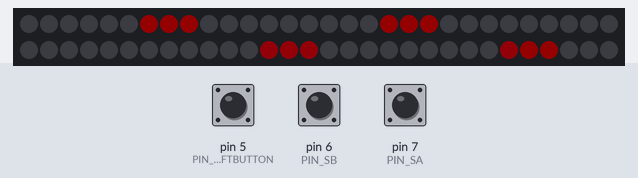
A sketch run on a simulated Arduino Nano, built with avr-gcc and run on an emulated ATmega328P. Parts: 60 RGB LEDs in strip order, left to right, continuing on the next row. The test bench sets the inputs (shaded band); at power-on: pin 6 (PIN_SB) HIGH, pin 7 (PIN_SA) HIGH, pin 5 (PIN_SHAFTBUTTON) HIGH. Dim RGB values are drawn brighter than linear.

Above: at 1.2 s.
1.3 s: pin 6 (PIN_SB) pulled LOW for 0.15 s
At 1.54 s:
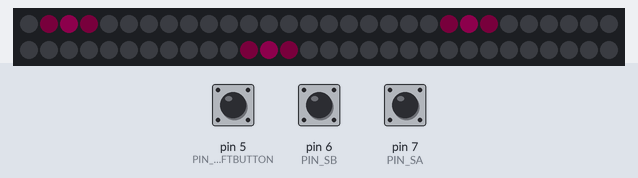
2.0 s: pin 7 (PIN_SA) pulled LOW for 0.15 s
At 2.52 s:
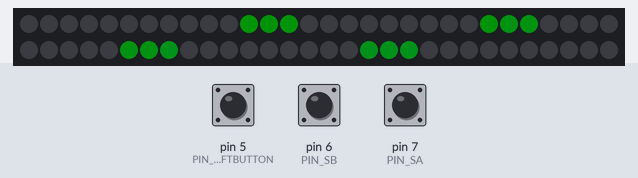
2.7 s: pin 5 (PIN_SHAFTBUTTON) pulled LOW for 0.15 s
At 3.16 s:
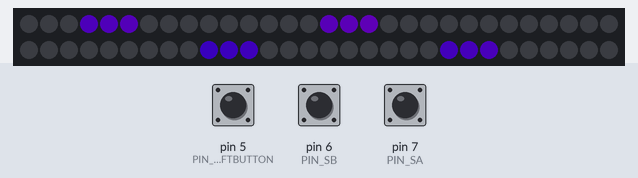
3.4 s: pin 7 (PIN_SA) pulled LOW for 1 s
At 3.8 s:
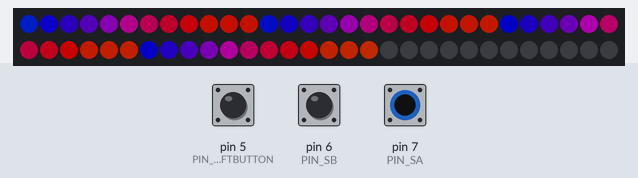
5.0 s: pin 6 (PIN_SB) pulled LOW for 0.15 s
At 5.59 s:
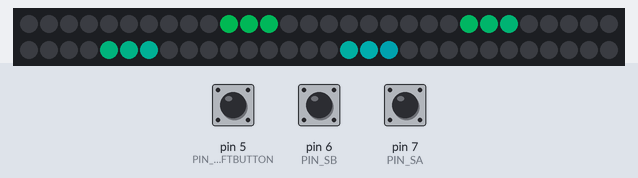
5.7 s: pin 7 (PIN_SA) pulled LOW for 0.15 s
At 5.91 s:
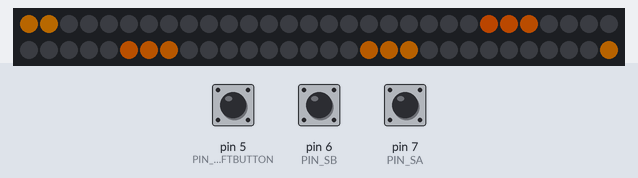
Timing chart, 0 to 8.7 s (numbered marks = the images above; inputs shaded):
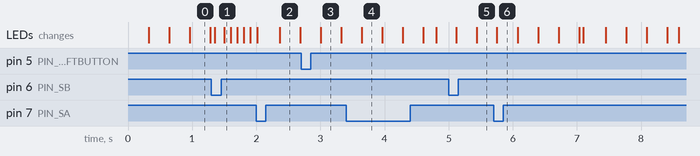

Measured:
- after the input at 1.3 s, the LEDs: first differ from a run without the input after 0.20 s (image 1)
- after the input at 3.4 s, the LEDs: change after 0.25 s (image 4)
- after the input at 5.0 s, the LEDs: first differ from a run without the input after 0.44 s (image 5)
- after the input at 5.7 s, the LEDs: change after 0.05 s (image 6)

The sketch:

playabike.ino
```cpp
/* Playabike Mk3 code
Runs my playa bike lighting controller
Requires the Mk3 version of the hardware
Platform is a cheap clone of Arduino Nano V3
UI is a quadrature rotary encoder w/ shaft pushbutton
2017-08-20
*/

#include "FastLED.h"
#include "TimerOne.h"

// How many leds in your strip?
#define NUM_LEDS 60

#define PIN_DATA        4          //LED string data is connected to this port
#define LED_TYPE        WS2811
#define COLOR_ORDER     GRB
#define NUM_LEDS        60		//60 LEDs in the whole string
#define BRIGHTNESS_HIGH 255
#define BRIGHTNESS_MED  100
#define BRIGHTNESS_LOW  20
#define PIN_SA          7    //port has rotary encoder switch A, active low
#define PIN_SB          6    //port has rotary encoder switch B, active low
#define PIN_SHAFTBUTTON 5    //port has shaft pushbutton, active low
#define NUM_MODES       4

// Define the array of leds
CRGB leds[NUM_LEDS];

static uint8_t hue = 0;             //global HSV color vars
static uint8_t sat = 255;
static uint8_t val = 255;
volatile static int mode = 0;                        //global lighting mode
volatile static uint8_t brightness = BRIGHTNESS_LOW; //global brightness
volatile static uint8_t switchdebounce[3];          //used by debounce code
volatile static bool newstate[3];                //used by debounce code
volatile static bool prev_switchstate[3];        //used by debounce code

void setup() {
    for(int i=0; i<3; i++) {                        //initialize debounce vars
        switchdebounce[i] = 0;
        prev_switchstate[i] = 0;
        newstate[i] = 0;
    }
    pinMode(PIN_SHAFTBUTTON, INPUT_PULLUP);      //all switch inputs active low
	pinMode(PIN_SA, INPUT_PULLUP);
	pinMode(PIN_SB, INPUT_PULLUP);
	LEDS.addLeds<LED_TYPE,PIN_DATA,COLOR_ORDER>(leds,NUM_LEDS);
	LEDS.setBrightness(brightness);
    Timer1.initialize(5000);  //initialize Timer 3 to 5 ms period; operates debounce routine
    Timer1.attachInterrupt(debounceSwitches);   //set callback function to debounce switches
}

void loop() {
    /*This loop executes a full pass of one of the lighting mode subroutines
    each time through.  For motion modes, full pass is typically a complete
    circuit of the LED array.  The selected mode number is passed to the
    routine as an argument; if the mode changes due to user action while it is
    running, the subroutine should detect this and rapidly return. This
    loop will then execute the newly selected mode routine.
    */
    switch(mode) {
        case 0:
            runLightsColorChasers(mode, true); //run with blanking enabled
            break;
        case 1:
            runLightsColorChasers(mode, false); //run with blanking disabled
            break;
        case 2:
            runLightsSparkles(mode);
            break;
        case 3:
            runLightsCylonEye(mode);
            break;
        default:
            runLightsColorChasers(mode, true);    //default to color chasers with blanking
            break;
    }
}


//Color Chasers.  This light mode has rainbow chasers zipping around.
//Argument 'blanking' determines if it blanks string to black between drawn
//frames.
//Approx. 120ms max latency to user mode change.
void runLightsColorChasers(uint8_t thismode, bool blanking){
    for(int led = 0; led < NUM_LEDS; led++) {      //iterate over string of all LEDs, for a complete loop
        for(int rover = 0; rover < 4; rover++) {   //iterate over four rovers
            int roverstart = led + (12 * rover);   //space the rovers apart by 12 pixels
            for(int roverpixel = 0; roverpixel < 3; roverpixel++) {  //iterate over 3 pixels in the rover
                leds[(roverstart + roverpixel) % NUM_LEDS] = CHSV(hue++, 255, 255);  //new color each pixel write
            }
        }
        FastLED.show();
        if(blanking){               //if caller requested inter-frame blanking
            for(int j = 0; j < NUM_LEDS; j++){
                leds[j] = CRGB::Black;      //paint it black baby
            }
        }
        delay(20);
        if(mode != thismode) return; //catch asynchronous mode change by user
    }
    delay(100);
}


//lighting mode that twinkles all the lights rapidly.  Power hog.
//Approx. max latency to user mode change is 25ms.
void runLightsSparkles(uint8_t thismode){
    //Multiple rovers of changing color chasing each other
    int rovers = 4;						//number of discrete groups of light
    int roverlength = 3;					//length of the group
    for(int led = 0; led < NUM_LEDS; led++) {			//iterate over entire string of leds
        for(int rover = 0; rover < rovers; rover++) {		//iterate over all rovers
            int a = (led + (10 * rover));			//rover's base point
            for(int k = 0; k < roverlength; k++) {	//iterate over pixels in a rover
                a = (a + k) % NUM_LEDS;		//handle overflow over end of led string
                leds[a] = CHSV(hue++, 255, 255);//each pixel written has a different hue
            }
        }
    }
    FastLED.show();					//output the new string state
    for(int j = 0; j < NUM_LEDS; j++){
        leds[j] = CRGB::Black;			//blank out the in-memory state of the string
    }
    delay(25);					//brief visual pause
    if(mode != thismode) return; //catch asynchronous mode change by user
}


//Single chaser makes it around the bike then slowly changes color between cycles.
//Approx. 100ms max latency to user mode change.
void runLightsCylonEye(uint8_t thismode){
    for(int led = 0; led < NUM_LEDS; led++) {      //iterate over string of all LEDs, for a complete loop
        hue++;
        for(int rover = 0; rover < 3; rover++) {   //iterate over 3 rovers
            int roverstart = led + (20 * rover);
            leds[(roverstart + 0) % NUM_LEDS] = CHSV(hue, sat, 40);
            leds[(roverstart + 1) % NUM_LEDS] = CHSV(hue, sat, 100);
            leds[(roverstart + 2) % NUM_LEDS] = CHSV(hue, sat, 255);
            leds[(roverstart + 3) % NUM_LEDS] = CHSV(hue, sat, 100);
            leds[(roverstart + 4) % NUM_LEDS] = CHSV(hue, sat, 40);
        }
        FastLED.show();
        for(int j = 0; j < NUM_LEDS; j++){
          leds[j] = CRGB::Black;
        }
    delay(100);
    if(mode != thismode) return; //catch asynchronous mode change by user
    }
}

//Called when a shaft button press detected. Cycles to next brightness state.
void changeBrightness() {
    if(brightness == BRIGHTNESS_LOW) brightness = BRIGHTNESS_MED;
    else if(brightness == BRIGHTNESS_MED) brightness = BRIGHTNESS_HIGH;
    else if(brightness == BRIGHTNESS_HIGH) brightness = BRIGHTNESS_LOW;
    else brightness = BRIGHTNESS_LOW;
    LEDS.setBrightness(brightness);     //immediately update the FastLED code
}

//Called when shaft rotation occurs; called by debounce ISR.
//Cycles to next or previous mode.
//Argument 'increase' is boolean; TRUE->increase mode number, FALSE->decrease.
void changeMode(bool increase) {
    if(increase) {
        mode++;
        if(mode >= NUM_MODES) mode = 0;     //roll over to zero
    }
    else {
        mode--;
        if(mode < 0) mode = NUM_MODES - 1;  //roll over to max
    }
}

//called by timer interrupt
void debounceSwitches() {
    //Each of three switches has an entry in switchdebounce[],newstate[],prev_switchstate[]
    //8 bits of switchedebounce represent a time history; newstate and prev_switchstate are booleans
    //that represent positive-logic state of the switches.
    for(int i = 0; i < 3; i++) switchdebounce[i] <<= 1;  //make room for new value
    switchdebounce[0] |= (0x01 & !digitalRead(PIN_SA));          //bring in the new switch logic values
    switchdebounce[1] |= (0x01 & !digitalRead(PIN_SB));          //and invert it to positive logic for sanity's sake
    switchdebounce[2] |= (0x01 & !digitalRead(PIN_SHAFTBUTTON));
    for(int i=0; i<3; i++){
      if(switchdebounce[i] == 0xff || switchdebounce[i] == 0x00){   //is it stable?
        newstate[i] = switchdebounce[i];          //then pay attention, convert to boolean
      }
    }
    if(newstate[0] != prev_switchstate[0]){       //did switch A change?
      if((newstate[0] && !newstate[1]) || (!newstate[0] && newstate[1])){  //turned cw
        changeMode(true);
      }
    }
    else if(newstate[1] != prev_switchstate[1]){  //did switch B change? (Mutually exclusive with A)
      if((newstate[1] && newstate[0]) || (!newstate[1] && !newstate[0])){  //turned ccw
        changeMode(false);
      }
    }
    if(newstate[2] != prev_switchstate[2]){     //did shaft button change?
      if(newstate[2] && !prev_switchstate[2]){  //was it pressed?
        changeBrightness();
      }
    }
    for(int i=0; i<3; i++){
      prev_switchstate[i] = newstate[i];          //record for next iteration
    }
}
```
